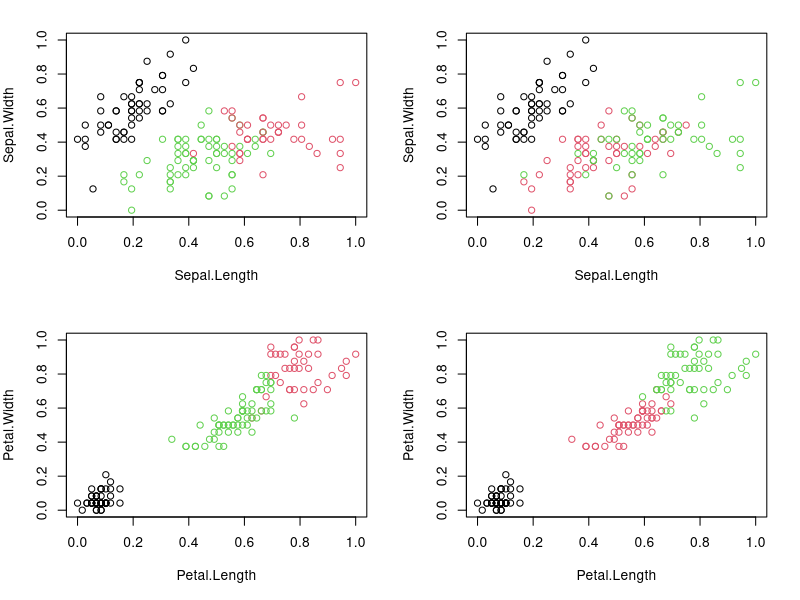

Generate this figure with R:
#K-Means Clustering

require("datasets")
data("iris") # load Iris Dataset
str(iris) #view structure of dataset

summary(iris) #view statistical summary of dataset

head(iris, 3) #view top  rows of dataset

#Preprocess the dataset
#Since clustering is a type of Unsupervised Learning, 
#we would not require Class Label(output) during execution of our algorithm. 
#We will, therefore, remove Class Attribute “Species” and store it in another variable. 
#We would then normalize the attributes between 0 and 1 using our own function.

iris.new<- iris[,c(1,2,3,4)]
iris.class<- iris[,"Species"]
head(iris.new, 3)

head(iris.class, 3)

normalize <- function(x){
  return ((x-min(x))/(max(x)-min(x)))
}

iris.new$Sepal.Length<- normalize(iris.new$Sepal.Length)
iris.new$Sepal.Width<- normalize(iris.new$Sepal.Width)
iris.new$Petal.Length<- normalize(iris.new$Petal.Length)
iris.new$Petal.Width<- normalize(iris.new$Petal.Width)
head(iris.new)

#Apply the K-means clustering algorithm
result<- kmeans(iris.new,3) #aplly k-means algorithm with no. of centroids(k)=3
result$size # gives no. of records in each cluster

result$centers # gives value of cluster center datapoint value(3 centers for k=3)

result$cluster #gives cluster vector showing the custer where each record falls

#Verify results of clustering
par(mfrow=c(2,2), mar=c(5,4,2,2))
plot(iris.new[c(1,2)], col=result$cluster)# Plot to see how Sepal.Length and Sepal.Width data points have been distributed in clusters
plot(iris.new[c(1,2)], col=iris.class)# Plot to see how Sepal.Length and Sepal.Width data points have been distributed originally as per "class" attribute in dataset
plot(iris.new[c(3,4)], col=result$cluster)# Plot to see how Petal.Length and Petal.Width data points have been distributed in clusters
plot(iris.new[c(3,4)], col=iris.class)

table(result$cluster,iris.class)

#Results of the table show that Cluster 1 corresponds to Virginica, 
#Cluster 2 corresponds to Versicolor 
#and Cluster 3 to Setosa.

#Total number of correctly classified instances are: 36 + 47 + 50= 133
#Total number of incorrectly classified instances are: 3 + 14= 17

#How did the model do? Model did not do good. That was bad. 
#TASK: Accuracy = number of correctly classified/(total classified) = .887
#i.e our model has achieved ?% accuracy!



